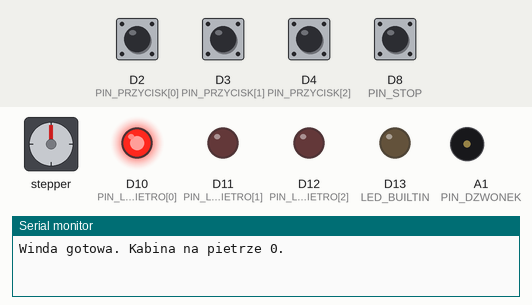
This sketch was run on a simulated STM32 Nucleo. On the bench: stepper motor, output pins drawn as LEDs (lit = HIGH), buzzer (waves = sounding, pin HIGH), the last lines printed to the serial monitor. Wiring (from diagram.json): stepper motor driver (200 steps per turn assumed): step D5; direction D6; enable D7. Dashed ring = blinking. Inputs (shaded band) come from the test bench; at power-on: D2 (PIN_PRZYCISK[0]), D3 (PIN_PRZYCISK[1]), D4 (PIN_PRZYCISK[2]), D8 (PIN_STOP) HIGH. Pins used as bus, display or sensor lines are not drawn.

Above: at 1.2 s.
1.3 s: D8 (PIN_STOP) pulled LOW for 1 s
At 1.43 s:
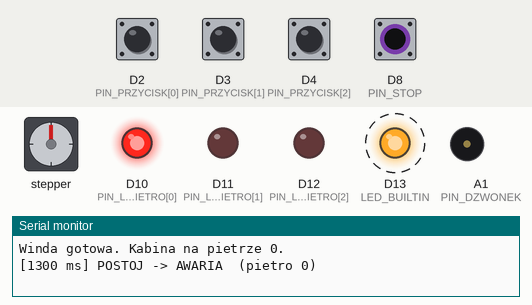
Timing chart, 0 to 4.3 s (numbered marks = the images above; inputs shaded):
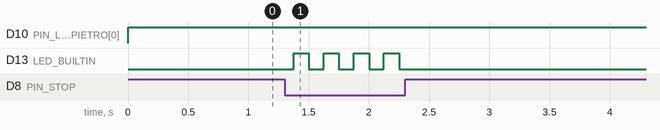

Measured:
- after the input at 1.3 s, D13 (LED_BUILTIN): alternates HIGH for 0.13 s and LOW for 0.13 s, 8 changes in all, then stays LOW, starting after 0.08 s

The sketch:

sketch.ino
```cpp
// =============================================================================
// L1: Winda na STM32 (Nucleo-C031C6) w symulatorze Wokwi
// SZKIELET DLA STUDENTÓW: uzupełnij fragmenty oznaczone TODO(1)...TODO(6).
// Program kompiluje się od początku, ale winda nie działa, dopóki nie uzupełnisz TODO.
//
// Sprzęt (patrz diagram.json):
//   D2, D3, D4  przyciski wezwań: piętro 0, 1, 2 (do GND, wewnętrzny pull-up)
//   D5, D6, D7  sterownik A4988: STEP, DIR, EN (EN aktywne stanem niskim)
//   D8          przełącznik STOP (stan niski = zatrzymanie awaryjne)
//   D9  (PC7)   serwo drzwi, PWM 50 Hz z TIM3_CH2
//   D10-D12     diody: winda na piętrze 0, 1, 2
//   D13 (PA5)   dioda LD4 na płytce: miga podczas jazdy / awarii
//   A1  (PA1)   dzwonek (brzęczyk piezo): gong po przyjeździe, alarm w stanie AWARIA
//   Serial      logi przez wirtualny port ST-LINK (USART2: PA2/PA3)
// =============================================================================

#include <Arduino.h>

// ---------------------------------------------------------------- konfiguracja
const uint8_t LICZBA_PIETER = 3;
const uint8_t PIN_PRZYCISK[LICZBA_PIETER] = {D2, D3, D4};
const uint8_t PIN_LED_PIETRO[LICZBA_PIETER] = {D10, D11, D12};
const uint8_t PIN_STEP = D5;
const uint8_t PIN_DIR = D6;
const uint8_t PIN_EN = D7;
const uint8_t PIN_STOP = D8;
const uint8_t PIN_SERWO = D9;
const uint8_t PIN_DZWONEK = A1;

const int32_t KROKI_NA_PIETRO = 400;     // 2 obroty silnika (200 kroków/obr.)
const uint32_t CZESTOTLIWOSC_TIMERA = 800; // [Hz] -> 400 kroków/s (1 krok = 2 przerwania)
const uint32_t CZAS_DRZWI_MS = 3000;
const uint32_t CZAS_DEBOUNCE_MS = 20;
const uint32_t SERWO_ZAMKNIETE_US = 1000; // szerokość impulsu serwa [us]
const uint32_t SERWO_OTWARTE_US = 2000;
const uint32_t CZAS_GONGU_MS = 300;      // sygnał po przyjeździe na piętro
const uint32_t OKRES_ALARMU_MS = 250;    // alarm w stanie AWARIA: 250 ms dźwięk, 250 ms cisza

// UWAGA: typy (enum, struct) definiujemy przed pierwszą funkcją. Środowisko
// Arduino wstawia automatycznie prototypy funkcji właśnie w tym miejscu.
// ------------------------------------------------------------- automat stanów
enum Stan { POSTOJ, JAZDA, DRZWI_OTWARTE, AWARIA };
const char *NAZWA_STANU[] = {"POSTOJ", "JAZDA", "DRZWI_OTWARTE", "AWARIA"};

Stan stan = POSTOJ;
uint32_t wejscieDoStanuMs = 0;
int8_t kierunek = 0;                 // +1 w górę, -1 w dół, 0 brak
uint8_t pietroCel = 0;
bool wezwanie[LICZBA_PIETER] = {false, false, false};

// ------------------------------------------------------- przyciski z debounce
struct Przycisk {
  uint8_t pin;
  bool stabilny;       // ostatni stabilny stan (true = wciśnięty)
  bool surowy;         // ostatni odczyt
  uint32_t zmianaMs;   // czas ostatniej zmiany odczytu

  // Zwraca true dokładnie raz, w chwili stabilnego wciśnięcia.
  bool wcisniety(uint32_t teraz) {
    const bool odczyt = digitalRead(pin) == LOW; // pull-up: wciśnięty = LOW
    // TODO(1): tłumienie drgań styków (patrz ćwiczenie 2).
    //  - gdy odczyt różni się od `surowy`: zapamiętaj go w `surowy` i czas w `zmianaMs`,
    //  - gdy od zmiany minęło >= CZAS_DEBOUNCE_MS i `stabilny` != `surowy`:
    //    przepisz `surowy` do `stabilny` i zwróć true, jeśli nowy stan to "wciśnięty".
    (void)odczyt;
    (void)teraz;
    return false;
  }
};
Przycisk przyciski[LICZBA_PIETER];

// -------------------------------------------------- stan współdzielony z ISR
// Zmienne modyfikowane w przerwaniu muszą być `volatile`.
volatile int32_t pozycja = 0;     // aktualna pozycja kabiny [kroki]
volatile int32_t pozycjaCel = 0;  // pozycja docelowa [kroki]
volatile bool silnikWlaczony = false;
volatile bool dzwonekWlaczony = false; // ISR generuje ton, gdy true

bool gongAktywny = false;           // gong po przyjeździe trwa
uint32_t gongStartMs = 0;

HardwareTimer *timerKrokow = nullptr; // TIM14: generowanie impulsów STEP
HardwareTimer *timerSerwa = nullptr;  // TIM3: PWM 50 Hz dla serwa
uint32_t kanalSerwa = 0;

// Przerwanie od przepełnienia TIM14. Krótkie i bez Serial.print()!
void przerwanieKrokow() {
  // Dzwonek: zmiana stanu pinu w każdym przerwaniu daje falę prostokątną
  // 800 Hz / 2 = 400 Hz. Brzęczyk piezo zamienia ją na dźwięk.
  static bool dzwonekWysoki = false;
  if (dzwonekWlaczony || dzwonekWysoki) {
    dzwonekWysoki = dzwonekWlaczony && !dzwonekWysoki;
    digitalWrite(PIN_DZWONEK, dzwonekWysoki ? HIGH : LOW);
  }

  static bool stepWysoki = false;
  // TODO(2): generator kroków (patrz ćwiczenie 3 i wykład W02).
  //  - jeśli STEP jest w stanie wysokim: ustaw LOW i zakończ,
  //  - jeśli silnik wyłączony albo pozycja == pozycjaCel: nic nie rób,
  //  - w przeciwnym razie: ustaw DIR (w górę, gdy pozycjaCel > pozycja),
  //    ustaw STEP na HIGH i zwiększ lub zmniejsz `pozycja` o 1.
  (void)stepWysoki;
}

// ------------------------------------------------------------ elementy wykonawcze
void ustawDrzwi(bool otwarte) {
  timerSerwa->setCaptureCompare(kanalSerwa, otwarte ? SERWO_OTWARTE_US : SERWO_ZAMKNIETE_US,
                                MICROSEC_COMPARE_FORMAT);
}

void ustawSilnik(bool wlaczony) {
  silnikWlaczony = wlaczony;
  digitalWrite(PIN_EN, wlaczony ? LOW : HIGH);
}

int32_t odczytajPozycje() {
  noInterrupts();                   // spójny odczyt zmiennej współdzielonej z ISR
  const int32_t p = pozycja;
  interrupts();
  return p;
}

// Piętro, na którym stoi kabina (albo -1, gdy jest między piętrami).
int8_t pietroKabiny() {
  const int32_t p = odczytajPozycje();
  return (p % KROKI_NA_PIETRO == 0) ? p / KROKI_NA_PIETRO : -1;
}

void pokazPietro() {
  const int8_t pietro = pietroKabiny();
  for (uint8_t i = 0; i < LICZBA_PIETER; i++) {
    digitalWrite(PIN_LED_PIETRO[i], pietro == i ? HIGH : LOW);
  }
}

// --------------------------------------------------- algorytm wyboru celu
// Wersja naiwna: jedź do najniższego piętra z wezwaniem.
// TODO(4): zaimplementuj algorytm "zbiorczy" jak w prawdziwej windzie:
//   jedź dalej w bieżącym kierunku (`kierunek`), jeśli są tam wezwania,
//   a dopiero potem zawróć. Zapisz kierunek jazdy w zmiennej `kierunek`.
//   Sprawdź na scenariuszu: kabina na 0, wezwania kolejno 2 i 1 w trakcie jazdy.
int8_t wybierzCel(uint8_t p) {
  for (uint8_t i = 0; i < LICZBA_PIETER; i++) {
    if (wezwanie[i] && i != p) return (int8_t)i;
  }
  return -1;   // brak wezwań
}

// ------------------------------------------------------------------ przejścia
void zmienStan(Stan nowy) {
  Serial.print('[');
  Serial.print(millis());
  Serial.print(" ms] ");
  Serial.print(NAZWA_STANU[stan]);
  Serial.print(" -> ");
  Serial.print(NAZWA_STANU[nowy]);
  Serial.print("  (pietro ");
  Serial.print(pietroKabiny());
  Serial.println(')');
  stan = nowy;
  wejscieDoStanuMs = millis();
}

void rozpocznijJazde(uint8_t cel) {
  pietroCel = cel;
  noInterrupts();
  pozycjaCel = (int32_t)cel * KROKI_NA_PIETRO;
  interrupts();
  ustawSilnik(true);
  zmienStan(JAZDA);
}

void otworzDrzwi() {
  ustawSilnik(false);
  ustawDrzwi(true);
  // TODO(6a): uruchom gong: gongAktywny = true, gongStartMs = bieżący czas.
  zmienStan(DRZWI_OTWARTE);
}

void krokAutomatu(uint32_t teraz) {
  const bool stop = digitalRead(PIN_STOP) == LOW;

  if (stop && stan != AWARIA) {
    ustawSilnik(false);
    zmienStan(AWARIA);
    return;
  }

  switch (stan) {
    case POSTOJ: {
      const int8_t pk = pietroKabiny();
      if (pk < 0) break;                 // nie powinno się zdarzyć: postój tylko na piętrze
      const uint8_t p = (uint8_t)pk;
      if (wezwanie[p]) {                 // wezwanie z bieżącego piętra
        wezwanie[p] = false;
        otworzDrzwi();
        break;
      }
      const int8_t cel = wybierzCel(p);
      if (cel >= 0) {
        kierunek = cel > p ? +1 : -1;
        rozpocznijJazde((uint8_t)cel);
      }
      break;
    }

    case JAZDA: {
      // TODO(5) (rozszerzenie): zatrzymanie "po drodze". Jeśli kabina właśnie
      //   mija piętro z wezwaniem, zmień `pietroCel` i `pozycjaCel` na to piętro.
      //   Uwaga na współbieżność z ISR (noInterrupts / interrupts).

      // TODO(3a): gdy pozycja kabiny == pietroCel * KROKI_NA_PIETRO:
      //   skasuj wezwanie[pietroCel] i wywołaj otworzDrzwi().
      break;
    }

    case DRZWI_OTWARTE:
      // TODO(3b): po CZAS_DRZWI_MS od wejścia do stanu (`wejscieDoStanuMs`)
      //   zamknij drzwi (ustawDrzwi(false)) i przejdź do stanu POSTOJ.
      //   Bez delay()! Ponowne wezwanie z tego piętra przedłuża otwarcie.
      (void)teraz;   // usuń tę linię po uzupełnieniu TODO(3b)
      break;

    case AWARIA:
      if (!stop) {
        // Kabina mogła stanąć między piętrami: dojedź do najbliższego w dół.
        const int32_t p = odczytajPozycje();
        const uint8_t pietro = p / KROKI_NA_PIETRO;
        if (p % KROKI_NA_PIETRO != 0) {
          kierunek = -1;
          rozpocznijJazde(pietro);
        } else {
          zmienStan(POSTOJ);
        }
      }
      break;
  }
}

// --------------------------------------------------------------------- dzwonek
void obsluzDzwonek(uint32_t teraz) {
  // TODO(6b): sterowanie dzwonkiem (bez delay()!). Ustaw `dzwonekWlaczony`:
  //  - true przez CZAS_GONGU_MS od `gongStartMs`, gdy `gongAktywny` (potem wyzeruj `gongAktywny`),
  //  - w stanie AWARIA: sygnał przerywany, OKRES_ALARMU_MS dźwięk i OKRES_ALARMU_MS cisza,
  //  - w pozostałych przypadkach false.
  //  Ton 400 Hz generuje już przerwanie timera (przerwanieKrokow).
  (void)teraz;
}

// ----------------------------------------------------------------------- setup
void setup() {
  Serial.begin(115200);

  for (uint8_t i = 0; i < LICZBA_PIETER; i++) {
    pinMode(PIN_PRZYCISK[i], INPUT_PULLUP);
    pinMode(PIN_LED_PIETRO[i], OUTPUT);
    przyciski[i] = {PIN_PRZYCISK[i], false, false, 0};
  }
  pinMode(PIN_STOP, INPUT_PULLUP);
  pinMode(PIN_STEP, OUTPUT);
  pinMode(PIN_DIR, OUTPUT);
  pinMode(PIN_EN, OUTPUT);
  pinMode(LED_BUILTIN, OUTPUT);
  pinMode(PIN_DZWONEK, OUTPUT);
  ustawSilnik(false);

  // Serwo: PWM 50 Hz na TIM3, kanał i timer odczytane z mapy pinów wariantu.
  const PinName pinSerwa = digitalPinToPinName(PIN_SERWO);
  TIM_TypeDef *instancja = (TIM_TypeDef *)pinmap_peripheral(pinSerwa, PinMap_PWM);
  kanalSerwa = STM_PIN_CHANNEL(pinmap_function(pinSerwa, PinMap_PWM));
  timerSerwa = new HardwareTimer(instancja);
  timerSerwa->setPWM(kanalSerwa, pinSerwa, 50, 5); // 50 Hz, wypełnienie startowe 5%
  ustawDrzwi(false);

  // Generator kroków: przerwanie od przepełnienia TIM14.
  timerKrokow = new HardwareTimer(TIM14);
  timerKrokow->setOverflow(CZESTOTLIWOSC_TIMERA, HERTZ_FORMAT);
  timerKrokow->attachInterrupt(przerwanieKrokow);
  timerKrokow->resume();

  Serial.println("Winda gotowa. Kabina na pietrze 0.");
}

// ------------------------------------------------------------------------ loop
void loop() {
  const uint32_t teraz = millis();

  for (uint8_t i = 0; i < LICZBA_PIETER; i++) {
    if (przyciski[i].wcisniety(teraz)) {
      wezwanie[i] = true;
      Serial.print("Wezwanie na pietro ");
      Serial.println(i);
    }
  }

  krokAutomatu(teraz);
  pokazPietro();
  obsluzDzwonek(teraz);

  // LD4: miga w czasie jazdy (2 Hz) i awarii (8 Hz), zgaszona w pozostałych stanach.
  const bool miga = stan == JAZDA || stan == AWARIA;
  const uint32_t okres = stan == AWARIA ? 125 : 500;
  digitalWrite(LED_BUILTIN, miga && ((teraz / okres) % 2) ? HIGH : LOW);
}
```
